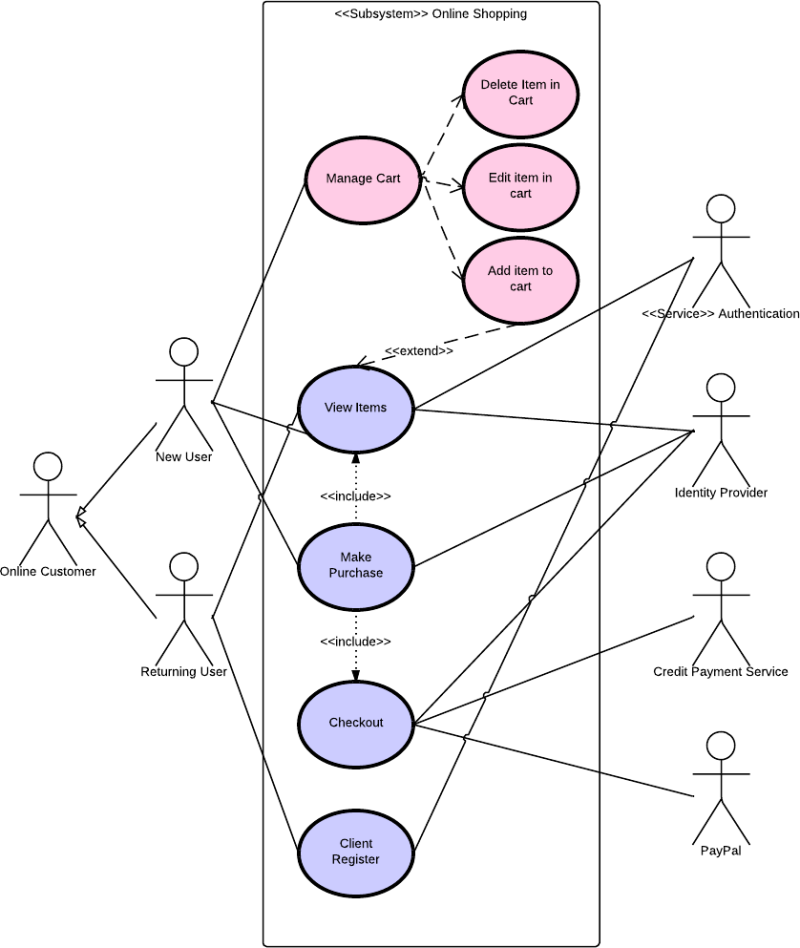
#> input picture test5.png, 800 x 948 px
$ python ex_main.py   (older library calls are emulated)
#> lines starting #> are read from the running program, lines starting #| are printed output that depends on the picture; after the words box and inside, x2 and y2 are one past the last pixel; in counts of white or black regions, pixels touching at a corner belong together
import cv2
import numpy as np

MIN_CONTOUR_AREA = 100
MAX_AREA_DIFF_PCT = 0.1
PERIMETER_PCT = 0.01
UNIDENTIFIED_SHAPE = 'unidentified'
TRIANGLE_SHAPE = 'triangle'
SQUARE_RECT_SHAPE = 'square rect'
RHOMBUS_SHAPE = 'rhombus'
LINE_SHAPE = 'line'
CIRCLE_SHAPE = 'circle'
ELLIPSE_SHAPE = 'ellipse'


def draw_contours(contours, img):
    """Draw contours to image"""
    for i, contour in enumerate(contours):
        moments = cv2.moments(contour)
        c_x, c_y = 0, 0
        if moments['m00'] != 0:
            c_x = int((moments['m10'] / moments['m00']))
            c_y = int((moments['m01'] / moments['m00']))

        cv2.drawContours(img, [contour], -1, (255, 255, 255), 1)
        cv2.putText(img, str(i), (c_x, c_y), cv2.FONT_HERSHEY_SIMPLEX,
                    fontScale=0.4, color=(0, 10, 255))
    return img


def detect_shapes(contours, img):
    """Detect shapes from image contours"""
    print('Contours size:', len(contours))
    cnt_not_convex = 0
    triangles, squarerects, rhombuses, other_polygons, ellipses, circles = ([] for i in range(6))
    for i, contour in enumerate(contours):
        # Area validation
        area = cv2.contourArea(contour)
        if area < MIN_CONTOUR_AREA:
            cnt_not_convex += 1
            continue

        # Detect shape
        shape, shape_name, color = detect_shape(contour)
        if not(shape is None):
            if shape_name == TRIANGLE_SHAPE:
                triangles.append(shape)
                for j, point in enumerate(shape):
                    pt1 = tuple(shape[j][0])
                    pt2 = tuple(shape[(j+1) % 3][0])
                    cv2.line(img, pt1, pt2, (0,255,0), 2)
            elif shape_name == SQUARE_RECT_SHAPE:
                squarerects.append(shape)
                x, y, w, h = shape[0], shape[1], shape[2], shape[3]
                # cv2.rectangle(img, (x,y), (x+w,y+h), (0,255,0), 2)
            elif shape_name == RHOMBUS_SHAPE:
                rhombuses.append(shape)
                # [4 lines of commented-out code are left out]
            elif shape_name == ELLIPSE_SHAPE:
                ellipses.append(shape)
                # cv2.ellipse(img, shape, (0,255,0), 2)

        else:
            other_polygons.append(shape)

    print('Small contour: ', cnt_not_convex)
    print('Triangles: ', len(triangles))
    print('Squarerects: ', len(squarerects))
    print('Rhombuses: ', len(rhombuses))
    print('Ellipses: ', len(ellipses))
    print('Others: ', len(other_polygons))
    return img


def detect_shape(contour):
    """Detect shape in a contour"""
    epsilon = PERIMETER_PCT * cv2.arcLength(contour, True)
    approx = cv2.approxPolyDP(contour, epsilon, True)
    shape, shape_name, color = None, UNIDENTIFIED_SHAPE, (0,0,0)
    if len(approx) == 3:
        shape, shape_name = get_triangle(contour, approx)
        color = (0, 0, 255)
    elif len(approx) == 4:
        shape, shape_name = get_quad(contour, approx)
        color = (0, 255, 0)
    elif len(approx) >= 4:
        shape, shape_name = get_ellipse(contour, approx)
        color = (255, 0, 0)
    return shape, shape_name, color


def get_triangle(contour, approx):
    """Get triangle from a contour"""
    _, triangle = cv2.minEnclosingTriangle(contour)
    triangle_area = cv2.contourArea(triangle)
    contour_area = cv2.contourArea(contour)
    area_diff = abs(contour_area - triangle_area)

    if area_diff > (contour_area*MAX_AREA_DIFF_PCT):
        return None, UNIDENTIFIED_SHAPE
    return triangle, TRIANGLE_SHAPE


def get_quad(contour, approx):
    """Get quadrilateral from a contour"""
    rect = cv2.boundingRect(approx)
    quad_area = rect[2] * rect[3] # width * height
    contour_area = cv2.contourArea(contour)
    area_diff = abs(contour_area - quad_area)

    # TODO: erase. This if condition is for debugging purpose
    # if (quad_area - colored_img.size) < contour_area*MAX_AREA_DIFF_PCT:
    #     return None, UNIDENTIFIED_SHAPE

    if (area_diff < (contour_area*MAX_AREA_DIFF_PCT)) and (max_cos_in_quad(approx) < 0.1):
        return rect, SQUARE_RECT_SHAPE

    # Try to fit rhombus
    max_length_diff = max_length_diff_in_quad(approx)
    if max_length_diff > 40:
        return None, UNIDENTIFIED_SHAPE
    return approx, RHOMBUS_SHAPE


# [10 lines left out: functions max_cos_in_quad, angle_cos, not called in this run]


def max_length_diff_in_quad(points):
    """Find leftmost, rightmost, uppermost, and bottommost of a quadrilateral
    and find maximum length between points as a rhombus"""
    # Sequence: leftmost, uppermost, rightmost, bottommost
    leftmost, uppermost, rightmost, bottommost = (points[0, 0] for i in range(4))
    for point in points:
        x = point[0, 0]
        y = point[0, 1]
        if x < leftmost[0]:
            # Point is located on the left side of leftmost point
            leftmost = point[0]
        elif x > rightmost[0]:
            rightmost = point[0]
        elif y < uppermost[1]:
            uppermost = point[0]
        elif y > bottommost[1]:
            bottommost = point[0]

    length_diff = [cv2.norm(uppermost - leftmost),
                   cv2.norm(rightmost - uppermost),
                   cv2.norm(bottommost - rightmost),
                   cv2.norm(leftmost - bottommost)]
    return np.max(length_diff)


def get_ellipse(contour, approx):
    """Get ellipse from a contour"""
    ellipse = cv2.fitEllipse(contour)
    a = ellipse[1][0] / 2
    b = ellipse[1][1] / 2
    ellipse_area = np.pi * a * b
    contour_area = cv2.contourArea(contour)
    area_diff = abs(contour_area - ellipse_area)

    if area_diff > (contour_area*MAX_AREA_DIFF_PCT):
        return None, UNIDENTIFIED_SHAPE
    return ellipse, ELLIPSE_SHAPE


# [40 lines left out: functions get_centroid, calculate_mode, find_lines, not called in this run]

# Read image
# image_name = 'test.png'
image_name = 'test5.png'
# image_name = 'non3.jpg'
colored_img = cv2.imread(image_name)
#> colored_img is the input picture: shape (948, 800, 3); mean B, G, R 244.8, 242, 243.8
gray_img = cv2.cvtColor(colored_img, cv2.COLOR_BGR2GRAY)

# Threshold image
_, threshold_img = cv2.threshold(gray_img, 127, 255, cv2.THRESH_BINARY)
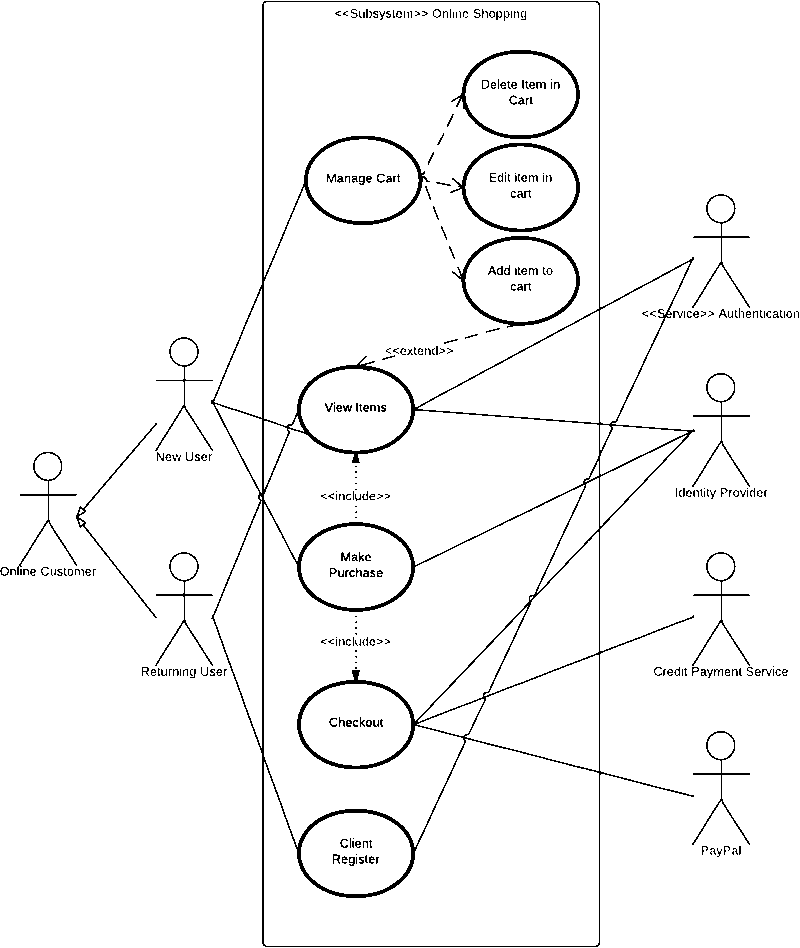
#> threshold_img: shape (948, 800); 96.3% white; black in thin lines or dots
threshold_img = cv2.bitwise_not(threshold_img)
#> threshold_img: shape (948, 800); 3.7% white in thin lines or dots
cv2.namedWindow('Threshold', cv2.WINDOW_NORMAL)
cv2.imshow('Threshold', threshold_img)

# Detect edge
otsu_threshold, _ = cv2.threshold(gray_img, 0, 255, cv2.THRESH_BINARY + cv2.THRESH_OTSU)
#> otsu_threshold = 159
print('Otsu Theshold: ', otsu_threshold)
#| Otsu Theshold:  159.0
high_threshold = otsu_threshold
#> high_threshold = 159
low_threshold = 0.5 * otsu_threshold
#> low_threshold = 79.5
edges = cv2.Canny(gray_img, low_threshold, high_threshold)
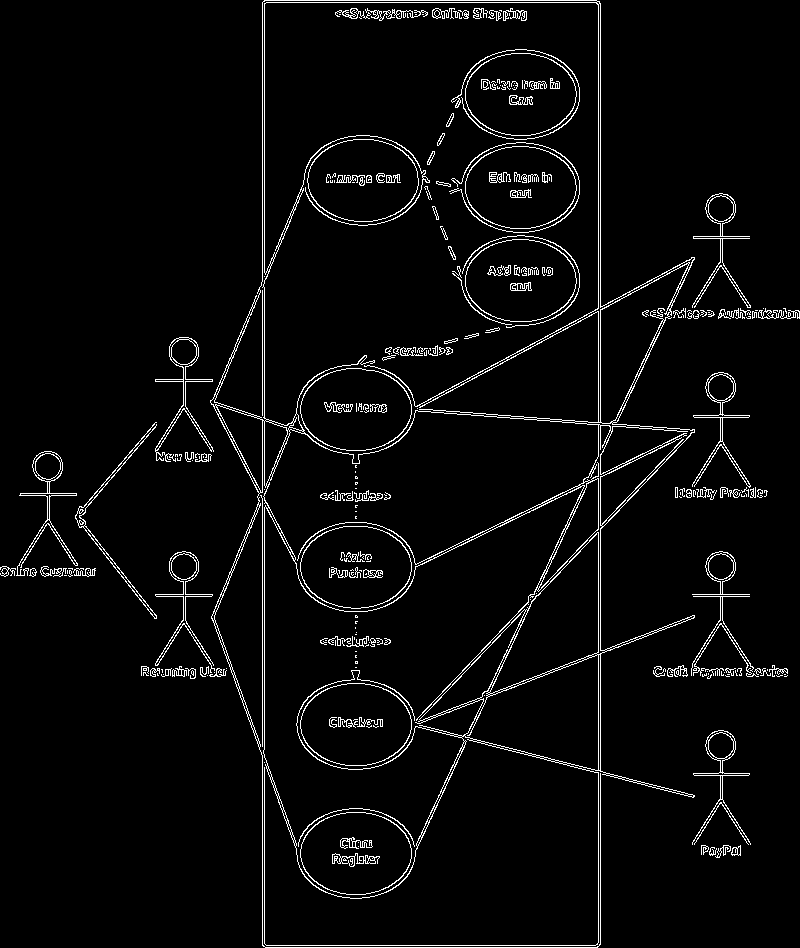
#> edges: shape (948, 800); 4% white in thin lines or dots
cv2.namedWindow('Edges', cv2.WINDOW_NORMAL)
cv2.imshow('Edges', edges)

# Find contours
_, contours, hierarchy = cv2.findContours(threshold_img, cv2.RETR_TREE, cv2.CHAIN_APPROX_SIMPLE)
#> contours = 428 contours, 347 with area under 20; largest, box (x1, y1, x2, y2) and area: (211, 1, 695, 947) 342114, (263, 1, 600, 427) 115726, (263, 484, 586, 848) 46366, (263, 738, 600, 947) 44849, (263, 410, 600, 566) 31824
contours_img = draw_contours(contours, np.zeros(colored_img.shape))
#> the loop in draw_contours, `for i, contour in enumerate(contours):` made 428 passes
#> (contour, c_x, c_y) on passes 1, 6, 14, 25, 29, 36, 54: ([[733, 851], [732, 852], [732, 853], [733, 854]], 732, 852), ([[739, 846], [739, 854], [740, 853], [740, 846]], 739, 849), ([[773, 669], [773, 675]], 0, 0), ([[682, 669], [682, 675]], 0, 0), ([[224, 669], [224, 675], [224, 671], [226, 669]], 224, 669), ([[180, 669], [180, 675]], 0, 0), ([[773, 666]], 0, 0)
#> after the loop in draw_contours, `for i, contour in enumerate(contours):`:
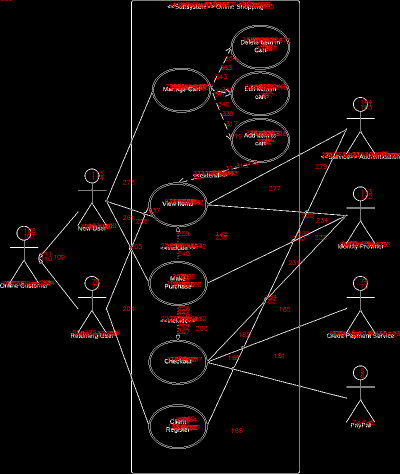
#> img: shape (948, 800, 3) float64 (shown at 1/2 size); mean of channels 0, 1, 2 7.1, 7.2, 12; drawn as B, G, R
cv2.namedWindow('Contours', cv2.WINDOW_NORMAL)
cv2.imshow('Contours', contours_img)
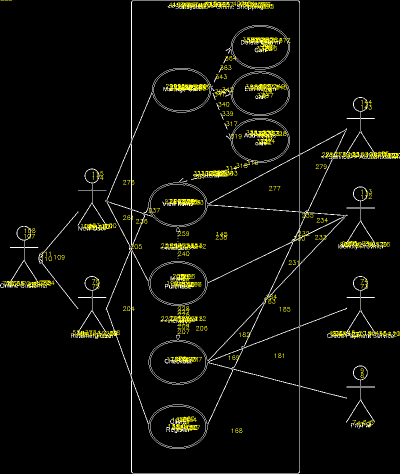
#> window 'Contours': shape (948, 800, 3) (shown at 1/2 size); mean B, G, R 7.1, 12, 12

# Detect lines
lines = cv2.HoughLinesP(threshold_img, rho=1, theta=np.pi/180, threshold=200,
                        minLineLength=100, maxLineGap=10)
#> lines = 17 rows, first 6: [262, 943, 262, 4], [263, 945, 263, 2], [599, 944, 599, 3], [410, 860, 614, 421], [533, 598, 692, 257], [265, 946, 597, 946]
print('Jumlah HT Lines P', len(lines))
#| Jumlah HT Lines P 17
cv2.namedWindow('Lines', cv2.WINDOW_NORMAL)
for line in lines:
    x1, y1, x2, y2 = line[0]
    cv2.line(colored_img, (x1,y1), (x2,y2), (0,0,255), 3)
    cv2.putText(colored_img, 'Garis', (x1, x2), cv2.FONT_HERSHEY_SIMPLEX,
                fontScale=0.4, color=(0, 0, 255))
#> this loop made 17 passes
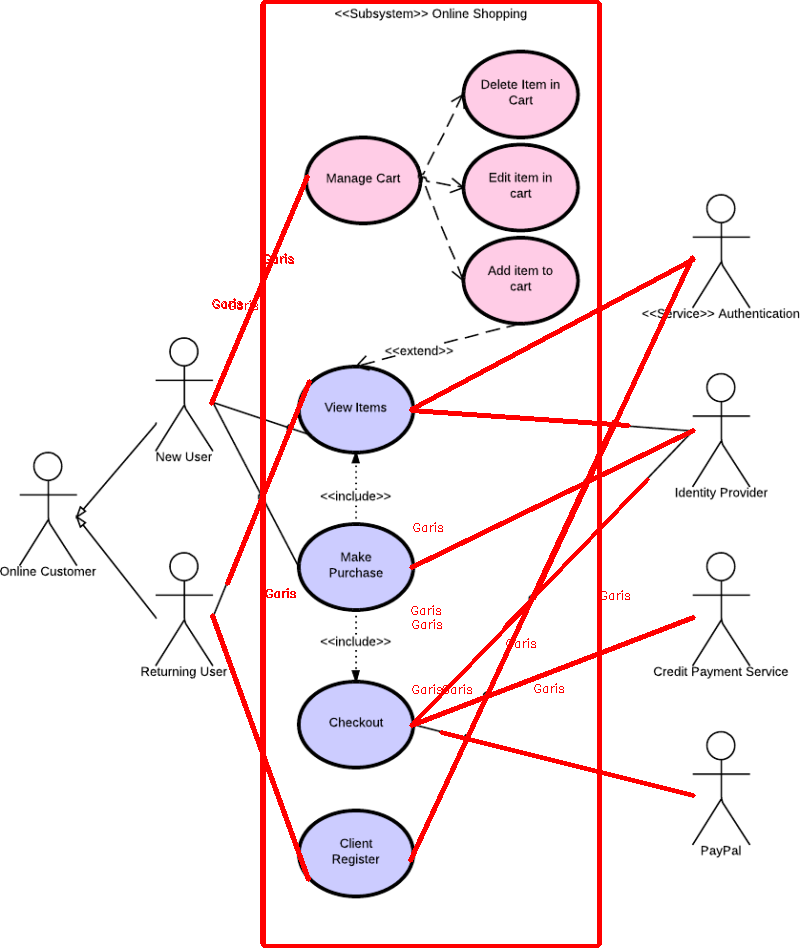
#> colored_img: shape (948, 800, 3); 3.86% of pixels changed, all inside (x1, y1, x2, y2) = (209, 0, 696, 948)
    # cv2.waitKey(0)
cv2.imshow('Lines', colored_img)

# [32 lines of commented-out code are left out]
print('---THRESHOLDING---')
shapes_img = detect_shapes(contours, colored_img)
#| Contours size: 428
#> the loop in detect_shapes, `for i, contour in enumerate(contours):` made 428 passes
#> area on passes 46, 48, 52, 60, 61, 72, 73, 74: 25, 23.5, 25.5, 22.5, 20.5, 50, 40, 778
#> after the loop in detect_shapes, `for i, contour in enumerate(contours):`: cnt_not_convex = 381; ellipses = 18 items; other_polygons = 24 items; rhombuses = []; triangles = [[[262, 495.5], [212.2, 616.8], [262, 753.8]], [[691.8, 430.7], [599, 475.8], [599, 528.4]], [[212.2, 401.7], [262, 497.2], [262, 418.3]], [[599, 308.7], [412.2, 409.2], [599, 423.6]], [[262, 283], [212.1, 402.3], [262, 418.3]]]
#| Small contour:  381
#| Triangles:  5
#| Squarerects:  0
#| Rhombuses:  0
#| Ellipses:  18
#| Others:  24
cv2.namedWindow('Shapes', cv2.WINDOW_NORMAL)
cv2.imshow('Shapes', shapes_img)
# cv2.imwrite('Shapes.png', shapes_img)

cv2.waitKey(0)
cv2.destroyAllWindows()

$ run again, with test.png copied over test5.png
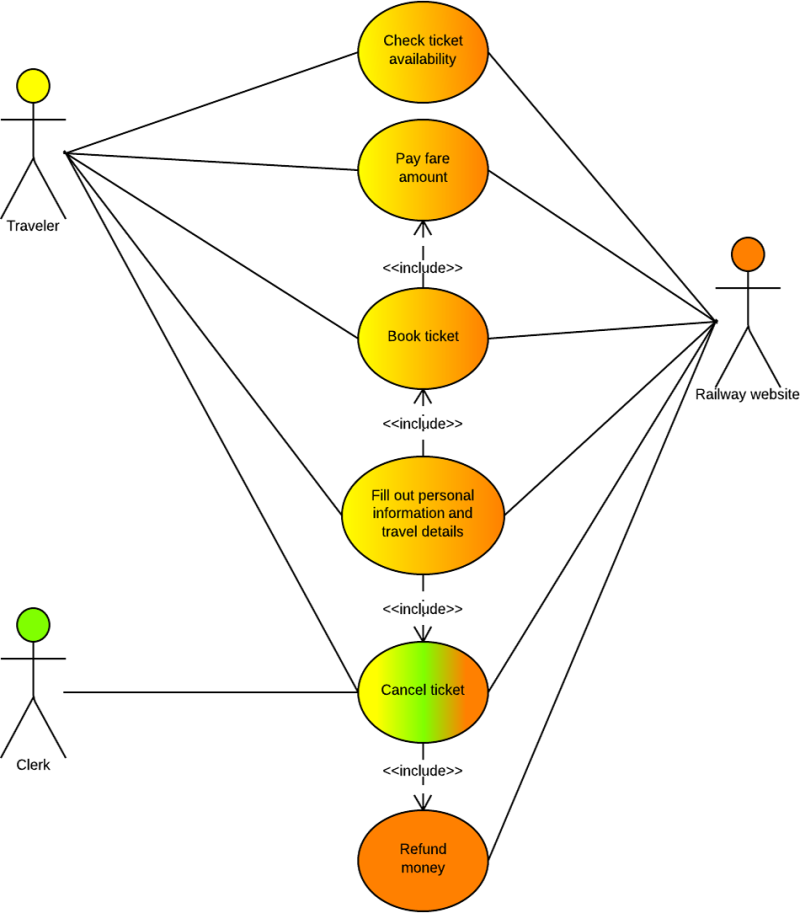
#> input picture test.png, 800 x 913 px
#> colored_img is the input picture: shape (913, 800, 3); mean B, G, R 226.1, 242.5, 247.7
#> `_, threshold_img = cv2.threshold(gray_img, 127, 255, cv2.THRESH_BINARY)`:
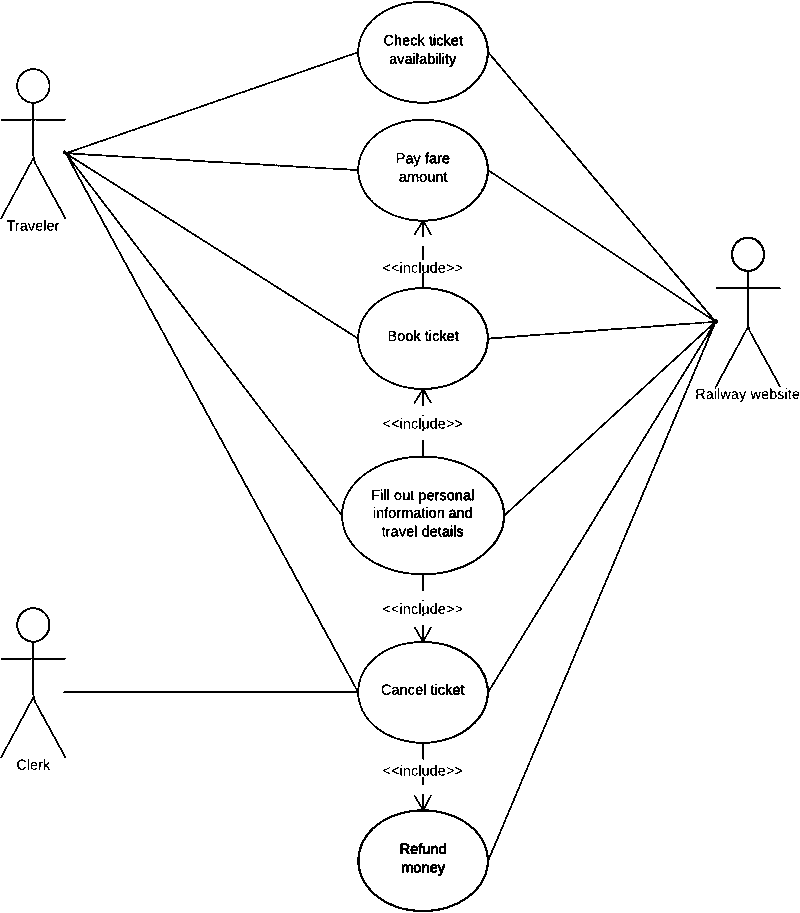
#> threshold_img: shape (913, 800); 97.2% white; black in thin lines or dots
#> otsu_threshold = 193
#| Otsu Theshold:  193.0
#> low_threshold = 96.5
#> edges: shape (913, 800); 3% white in thin lines or dots
#> contours = 264 contours, 169 with area under 20; largest, box (x1, y1, x2, y2) and area: (63, 1, 718, 912) 272193, (71, 158, 713, 514) 59912, (69, 153, 713, 339) 54624, (75, 168, 711, 689) 50660, (71, 53, 709, 316) 34924
#> the loop in draw_contours, `for i, contour in enumerate(contours):` made 264 passes
#> (contour, c_x, c_y) on passes 1, 7, 14, 15, 20, 24, 25: ([[422, 777], [422, 784], [423, 784], [423, 777]], 422, 780), ([[400, 768], [400, 774], [401, 775], [401, 768]], 400, 771), ([[419, 765], [419, 775], [420, 775], [420, 765]], 419, 770), ([[401, 765]], 0, 0), ([[28, 759], [28, 769]], 0, 0), ([[785, 392], [785, 398], [786, 398], [786, 392]], 785, 395), ([[782, 392]], 0, 0)
#> lines = 20 rows, first 6: [487, 860, 716, 319], [486, 865, 657, 461], [487, 50, 716, 323], [64, 150, 284, 441], [63, 692, 358, 692], [64, 691, 358, 691]
#| Jumlah HT Lines P 20
#> the loop `for line in lines:` made 20 passes
#> after the loop `for line in lines:`:
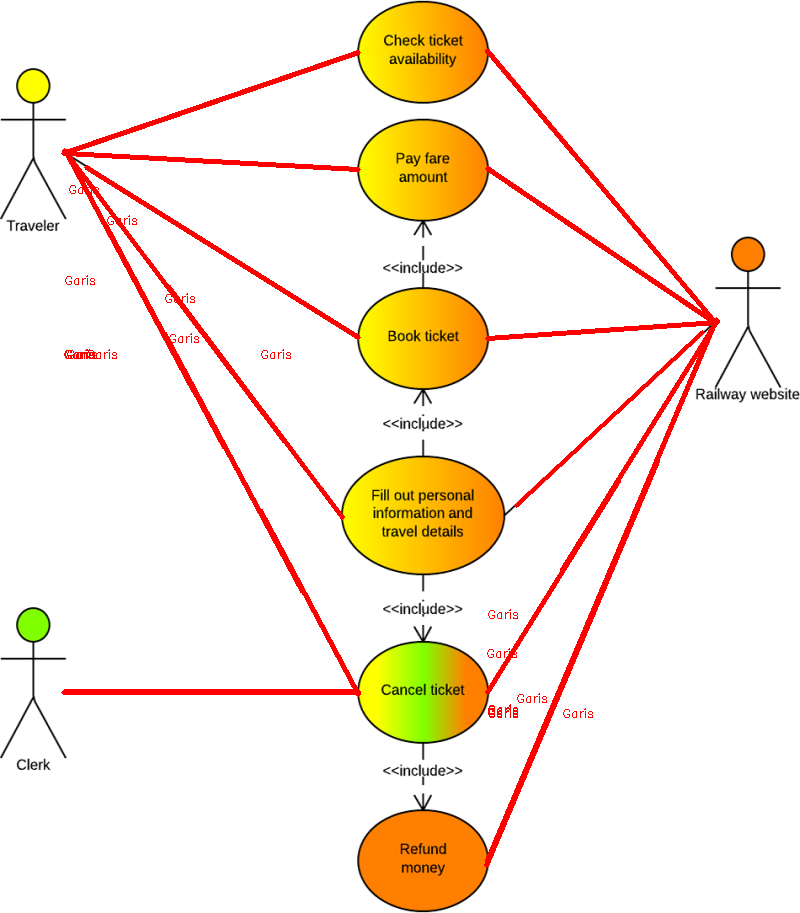
#> colored_img: shape (913, 800, 3); 3.28% of pixels changed, all inside (x1, y1, x2, y2) = (61, 48, 720, 868)
#| Contours size: 264
#> the loop in detect_shapes, `for i, contour in enumerate(contours):` made 264 passes
#> area on passes 12, 13, 26, 29, 33, 37, 40, 41: 42, 23, 20.5, 20.5, 22.5, 22.5, 42, 25.5
#| Small contour:  247
#| Triangles:  0
#| Squarerects:  0
#| Rhombuses:  0
#| Ellipses:  9
#| Others:  8
